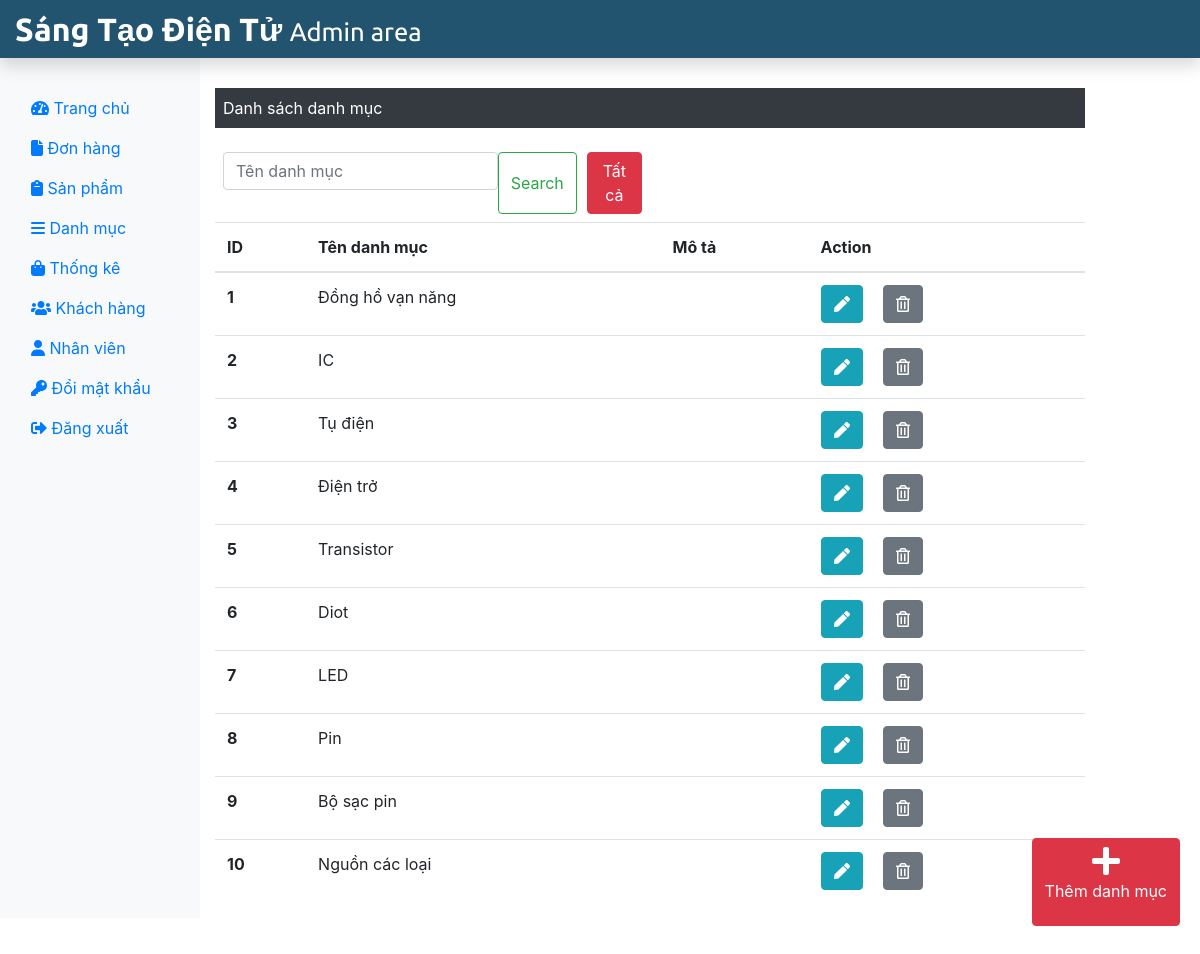
The page /admin/danhMuc.php (signed in) on the database its author committed.
### tables this page shows
CREATE TABLE `danhmuc` (
  `dm_id` int(11) NOT NULL,
  `dm_ten` varchar(50) NOT NULL,
  `dm_moTa` varchar(50) NOT NULL
);

### admin/danhMuc.php (the view, shortened to what this page needs)
<?php
include('../admin/admininclude/header.php');
include('../dbConnection.php');
?>
<div class="col-sm-9 mt-5">
    <p class="bg-dark text-white p-2">Danh sách danh mục</p>
    <form method="POST" class="d-flex col-sm-6 p-2" role="search">
        <input class="form-control me-2" type="search" name = "search" placeholder="Tên danh mục" aria-label="Search">
        <button class="btn btn-outline-success" type="submit" name="btnSearch">Search</button>
        <button type="submit" class="btn btn-danger" style="margin-left: 10px;" name="all" value="all">
                Tất cả
        </button>
    </form>
    <?php
        $sql = "SELECT * FROM danhMuc";
    $result = $conn->query($sql);
    if($result -> num_rows > 0) {
    ?>
    <table class="table">
        <thead>
            <tr>
                <th scope="col">ID</th>
                <th scope="col">Tên danh mục</th>
                <th scope="col">Mô tả</th>
                <th scope="col">Action</th>
            </tr>
        </thead>
        <tbody>
            <?php while($row = $result -> fetch_assoc()){
            echo '<tr>';
            echo '<th scope="row">'.$row["dm_id"].'</th>';
            echo '<td>'.$row["dm_ten"].'</td>';
            echo '<td>'.$row["dm_moTa"].'</td>';
            echo '<td>';
            echo '
                <form action="suaDanhMuc.php" method="POST" class="d-inline">
                    <input type="hidden" name="id" value='.$row["dm_id"].'>
                    <button type="submit" class="btn btn-info mr-3" name="view" value="View">
                            <i class="fas fa-pen"></i>
                    </button>
                </form>
                <form method="POST" class="d-inline">
                    <input type="hidden" name="id" value='.$row["dm_id"].'>
                    <button type="submit" class="btn btn-secondary" name="delete" value="Delete">
                        <i class="far fa-trash-alt"></i>
                    </button>
                </form>
            </td>
        </tr>';
            } ?>
        </tbody>
    </table>
    <?php }
    else{
        echo "0 Result";
    }
    ?>
</div>
</div>
<div>
    <a href="../admin/themDanhMuc.php" class="btn btn-danger box">
        <i class="fas fa-plus fa-2x"></i>
        <p>Thêm danh mục</p>
    </a>
</div>
</div>
<?php
include('../admin/admininclude/footer.php');
?>

### admin/admininclude/header.php (shortened to what this page needs)
<!DOCTYPE html>
<html lang="en">
<head>
    <link rel="stylesheet" href="../css/bootstrap.min.css">
    <link rel="stylesheet" href="../css/all.min.css">
    <link rel="stylesheet" href="../css/adminstyle.css">
    <link rel="stylesheet" href="https://kit.fontawesome.com/2dd9be8ee2.css">
</head>
<body>
    <nav class="navbar navbar-dark fixed-top p-0 shadow" style="background-color: #225470;">
        <a href="trangChu.php" class="navbar-brand col-sm-3 col-md-2 mr-0">Sáng Tạo Điện Tử <small class="text-white">Admin area</small></a>
    </nav>
    <div class="container-fluid mb-5" style="margin-top: 40px;">
        <div class="row">
            <nav class="col-sm-3 col-md-2 bg-light sidebar py-5 d-print-none">
                <div class="sidebar-sticky">
                    <ul class="nav flex-column">
                        <li class="nav-item">
                            <a class="nav-link" href="trangChu.php">
                                <i class="fas fa-tachometer-alt"></i> Trang chủ
                            </a>
                        </li>
                        <li class="nav-item">
                            <a class="nav-link" href="donHang.php">
                                <i class="fa-solid fa-file"></i> Đơn hàng
                            </a>
                        </li>
                        <li class="nav-item">
                            <a class="nav-link" href="sanPham.php">
                                <i class="fa-solid fa-clipboard"></i> Sản phẩm
                            </a>
                        </li>
                        <li class="nav-item">
                            <a class="nav-link" href="danhMuc.php">
                                <i class="fa-solid fa-bars"></i> Danh mục
                            </a>
                        </li>
                        <li class="nav-item">
                            <a class="nav-link" href="thongKe.php">
                                <i class="fa-solid fa-bag-shopping"></i> Thống kê
                            </a>
                        </li>
                        <li class="nav-item">
                            <a class="nav-link" href="khachHang.php">
                                <i class="fas fa-users"></i> Khách hàng
                            </a>
                        </li>
                        <li class="nav-item">
                            <a class="nav-link" href="nhanVien.php">
                                <i class="fa-solid fa-user"></i> Nhân viên
                            </a>
                        </li>
                        <li class="nav-item">
                            <a class="nav-link" href="doiMatKhau.php">
                                <i class="fas fa-key"></i> Đổi mật khẩu
                            </a>
                        </li>
                        <li class="nav-item">
                            <a class="nav-link" href="../logout.php">
                                <i class="fas fa-sign-out-alt"></i> Đăng xuất
                            </a>
                        </li>
                    </ul>
                </div>
            </nav>

### admin/admininclude/footer.php (shortened to what this page needs)
    </body>
</html>

### css/adminstyle.css (style rules this page uses)
.navbar-brand { font-family: "Ubuntu", sans-serif; font-size: 2em; font-weight: bold; color: #fff; }
.box { position: fixed; bottom: 10px; right: 20px; margin-bottom: 30px; }

### rows shown on the page
danhmuc: dm_id "1", dm_ten "Đồng hồ vạn năng"
danhmuc: dm_id "2", dm_ten "IC"
danhmuc: dm_id "3", dm_ten "Tụ điện"
danhmuc: dm_id "4", dm_ten "Điện trở"
danhmuc: dm_id "5", dm_ten "Transistor"
danhmuc: dm_id "6", dm_ten "Diot"
danhmuc: dm_id "7", dm_ten "LED"
danhmuc: dm_id "8", dm_ten "Pin"
danhmuc: dm_id "9", dm_ten "Bộ sạc pin"
danhmuc: dm_id "10", dm_ten "Nguồn các loại"
